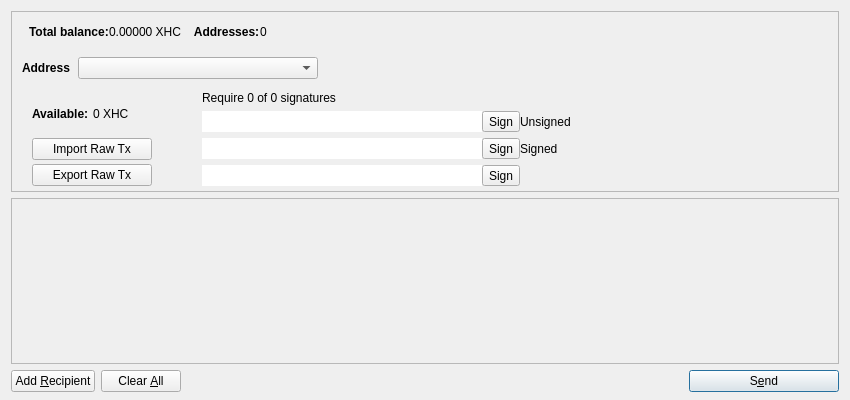
<?xml version="1.0" encoding="UTF-8"?>
<ui version="4.0">
 <class>MultiSigDialog</class>
 <widget class="QDialog" name="MultiSigDialog">
  <property name="geometry">
   <rect>
    <x>0</x>
    <y>0</y>
    <width>850</width>
    <height>400</height>
   </rect>
  </property>
  <property name="windowTitle">
   <string>Send Coins</string>
  </property>
  <layout class="QVBoxLayout" name="verticalLayout" stretch="0,1,0">
   <property name="bottomMargin">
    <number>8</number>
   </property>
   <item>
    <widget class="QFrame" name="frameCoinControl">
     <property name="sizePolicy">
      <sizepolicy hsizetype="Expanding" vsizetype="Expanding">
       <horstretch>0</horstretch>
       <verstretch>0</verstretch>
      </sizepolicy>
     </property>
     <property name="maximumSize">
      <size>
       <width>16777215</width>
       <height>16777215</height>
      </size>
     </property>
     <property name="frameShape">
      <enum>QFrame::StyledPanel</enum>
     </property>
     <property name="frameShadow">
      <enum>QFrame::Sunken</enum>
     </property>
     <layout class="QVBoxLayout" name="verticalLayoutCoinControl2">
      <property name="spacing">
       <number>6</number>
      </property>
      <property name="margin">
       <number>0</number>
      </property>
      <item>
       <layout class="QVBoxLayout" name="verticalLayoutCoinControl" stretch="0,0,0,1">
        <property name="spacing">
         <number>0</number>
        </property>
        <property name="leftMargin">
         <number>10</number>
        </property>
        <property name="topMargin">
         <number>10</number>
        </property>
        <item>
         <layout class="QHBoxLayout" name="horizontalLayoutCoinControl1">
          <property name="bottomMargin">
           <number>15</number>
          </property>
          <item>
           <widget class="QLabel" name="labelMyMultiSig">
            <property name="sizePolicy">
             <sizepolicy hsizetype="Preferred" vsizetype="Maximum">
              <horstretch>0</horstretch>
              <verstretch>0</verstretch>
             </sizepolicy>
            </property>
            <property name="font">
             <font>
              <weight>75</weight>
              <bold>true</bold>
             </font>
            </property>
            <property name="styleSheet">
             <string notr="true">font-weight:bold;</string>
            </property>
            <property name="text">
             <string/>
            </property>
           </widget>
          </item>
          <item>
           <widget class="QLabel" name="label">
            <property name="font">
             <font>
              <weight>75</weight>
              <bold>true</bold>
             </font>
            </property>
            <property name="text">
             <string>Total balance:</string>
            </property>
           </widget>
          </item>
          <item>
           <widget class="QLabel" name="labelBalance">
            <property name="cursor">
             <cursorShape>IBeamCursor</cursorShape>
            </property>
            <property name="text">
             <string>0.00000 XHC</string>
            </property>
            <property name="textInteractionFlags">
             <set>Qt::LinksAccessibleByMouse|Qt::TextSelectableByKeyboard|Qt::TextSelectableByMouse</set>
            </property>
           </widget>
          </item>
          <item>
           <widget class="QLabel" name="labelAddresses">
            <property name="font">
             <font>
              <weight>75</weight>
              <bold>true</bold>
             </font>
            </property>
            <property name="text">
             <string>    Addresses:</string>
            </property>
           </widget>
          </item>
          <item>
           <widget class="QLabel" name="labelAddressesNum">
            <property name="minimumSize">
             <size>
              <width>28</width>
              <height>0</height>
             </size>
            </property>
            <property name="text">
             <string>0</string>
            </property>
           </widget>
          </item>
          <item>
           <spacer name="horizontalSpacer_2">
            <property name="orientation">
             <enum>Qt::Horizontal</enum>
            </property>
            <property name="sizeHint" stdset="0">
             <size>
              <width>40</width>
              <height>20</height>
             </size>
            </property>
           </spacer>
          </item>
         </layout>
        </item>
        <item>
         <layout class="QHBoxLayout" name="horizontalLayoutCoinControl2" stretch="0,0,0">
          <property name="spacing">
           <number>8</number>
          </property>
          <property name="bottomMargin">
           <number>10</number>
          </property>
          <item>
           <widget class="QLabel" name="labelMultiSigAddress">
            <property name="font">
             <font>
              <weight>75</weight>
              <bold>true</bold>
             </font>
            </property>
            <property name="text">
             <string>Address</string>
            </property>
            <property name="margin">
             <number>5</number>
            </property>
           </widget>
          </item>
          <item>
           <widget class="QComboBox" name="comboBoxAddrList">
            <property name="sizePolicy">
             <sizepolicy hsizetype="Fixed" vsizetype="Fixed">
              <horstretch>0</horstretch>
              <verstretch>0</verstretch>
             </sizepolicy>
            </property>
            <property name="minimumSize">
             <size>
              <width>240</width>
              <height>0</height>
             </size>
            </property>
            <property name="sizeIncrement">
             <size>
              <width>0</width>
              <height>0</height>
             </size>
            </property>
            <property name="baseSize">
             <size>
              <width>0</width>
              <height>0</height>
             </size>
            </property>
            <property name="editable">
             <bool>false</bool>
            </property>
            <property name="maxVisibleItems">
             <number>20</number>
            </property>
           </widget>
          </item>
          <item>
           <spacer name="horizontalSpacerCoinControl">
            <property name="orientation">
             <enum>Qt::Horizontal</enum>
            </property>
            <property name="sizeHint" stdset="0">
             <size>
              <width>40</width>
              <height>1</height>
             </size>
            </property>
           </spacer>
          </item>
         </layout>
        </item>
        <item>
         <widget class="QWidget" name="widgetCoinControl" native="true">
          <property name="sizePolicy">
           <sizepolicy hsizetype="Preferred" vsizetype="Preferred">
            <horstretch>0</horstretch>
            <verstretch>0</verstretch>
           </sizepolicy>
          </property>
          <property name="minimumSize">
           <size>
            <width>0</width>
            <height>0</height>
           </size>
          </property>
          <property name="styleSheet">
           <string notr="true"/>
          </property>
          <layout class="QHBoxLayout" name="horizontalLayoutCoinControl5">
           <property name="margin">
            <number>0</number>
           </property>
           <item>
            <layout class="QHBoxLayout" name="horizontalLayoutCoinControl3" stretch="0,0,0">
             <property name="spacing">
              <number>20</number>
             </property>
             <property name="topMargin">
              <number>0</number>
             </property>
             <property name="bottomMargin">
              <number>4</number>
             </property>
             <item>
              <layout class="QVBoxLayout" name="verticalLayout_3">
               <property name="spacing">
                <number>4</number>
               </property>
               <property name="leftMargin">
                <number>10</number>
               </property>
               <property name="topMargin">
                <number>4</number>
               </property>
               <item>
                <layout class="QHBoxLayout" name="horizontalLayout_3">
                 <property name="spacing">
                  <number>1</number>
                 </property>
                 <property name="margin">
                  <number>0</number>
                 </property>
                 <item>
                  <widget class="QLabel" name="labelAvailable">
                   <property name="font">
                    <font>
                     <weight>75</weight>
                     <bold>true</bold>
                    </font>
                   </property>
                   <property name="text">
                    <string>Available: </string>
                   </property>
                  </widget>
                 </item>
                 <item>
                  <widget class="QLabel" name="labelAvailableCoins">
                   <property name="text">
                    <string>0 XHC</string>
                   </property>
                  </widget>
                 </item>
                </layout>
               </item>
               <item>
                <widget class="QPushButton" name="btnImportDraft">
                 <property name="minimumSize">
                  <size>
                   <width>120</width>
                   <height>0</height>
                  </size>
                 </property>
                 <property name="toolTip">
                  <string>Import draft transaction with other's signature</string>
                 </property>
                 <property name="text">
                  <string>Import Raw Tx</string>
                 </property>
                 <property name="icon">
                  <iconset resource="../bitcoin.qrc">
                   <normaloff>:/icons/editpaste</normaloff>:/icons/editpaste</iconset>
                 </property>
                </widget>
               </item>
               <item>
                <widget class="QPushButton" name="btnExportDraft">
                 <property name="minimumSize">
                  <size>
                   <width>120</width>
                   <height>0</height>
                  </size>
                 </property>
                 <property name="toolTip">
                  <string>Export draft transaction with my signature</string>
                 </property>
                 <property name="text">
                  <string>Export Raw Tx</string>
                 </property>
                 <property name="icon">
                  <iconset resource="../bitcoin.qrc">
                   <normaloff>:/icons/editcopy</normaloff>:/icons/editcopy</iconset>
                 </property>
                </widget>
               </item>
              </layout>
             </item>
             <item>
              <layout class="QVBoxLayout" name="verticalLayout_4">
               <property name="spacing">
                <number>6</number>
               </property>
               <property name="leftMargin">
                <number>30</number>
               </property>
               <property name="topMargin">
                <number>2</number>
               </property>
               <property name="rightMargin">
                <number>1</number>
               </property>
               <property name="bottomMargin">
                <number>0</number>
               </property>
               <item>
                <widget class="QLabel" name="labelRequire">
                 <property name="text">
                  <string>Require 0 of 0 signatures</string>
                 </property>
                </widget>
               </item>
               <item>
                <layout class="QHBoxLayout" name="horizontalLayout_4">
                 <property name="spacing">
                  <number>0</number>
                 </property>
                 <item>
                  <widget class="QLineEdit" name="labelRequireAddr0">
                   <property name="sizePolicy">
                    <sizepolicy hsizetype="Fixed" vsizetype="Preferred">
                     <horstretch>0</horstretch>
                     <verstretch>0</verstretch>
                    </sizepolicy>
                   </property>
                   <property name="minimumSize">
                    <size>
                     <width>280</width>
                     <height>0</height>
                    </size>
                   </property>
                   <property name="frame">
                    <bool>false</bool>
                   </property>
                   <property name="readOnly">
                    <bool>true</bool>
                   </property>
                  </widget>
                 </item>
                 <item>
                  <widget class="QToolButton" name="btnSign0">
                   <property name="text">
                    <string>Sign</string>
                   </property>
                   <property name="icon">
                    <iconset resource="../bitcoin.qrc">
                     <normaloff>:/icons/key</normaloff>:/icons/key</iconset>
                   </property>
                   <property name="toolButtonStyle">
                    <enum>Qt::ToolButtonTextBesideIcon</enum>
                   </property>
                  </widget>
                 </item>
                 <item>
                  <widget class="QLabel" name="labelIsSign0">
                   <property name="text">
                    <string>Unsigned</string>
                   </property>
                  </widget>
                 </item>
                 <item>
                  <spacer name="horizontalSpacer_4">
                   <property name="orientation">
                    <enum>Qt::Horizontal</enum>
                   </property>
                   <property name="sizeHint" stdset="0">
                    <size>
                     <width>40</width>
                     <height>20</height>
                    </size>
                   </property>
                  </spacer>
                 </item>
                </layout>
               </item>
               <item>
                <layout class="QHBoxLayout" name="horizontalLayout_5">
                 <property name="spacing">
                  <number>0</number>
                 </property>
                 <item>
                  <widget class="QLineEdit" name="labelRequireAddr1">
                   <property name="sizePolicy">
                    <sizepolicy hsizetype="Fixed" vsizetype="Preferred">
                     <horstretch>0</horstretch>
                     <verstretch>0</verstretch>
                    </sizepolicy>
                   </property>
                   <property name="minimumSize">
                    <size>
                     <width>280</width>
                     <height>0</height>
                    </size>
                   </property>
                   <property name="frame">
                    <bool>false</bool>
                   </property>
                   <property name="readOnly">
                    <bool>true</bool>
                   </property>
                  </widget>
                 </item>
                 <item>
                  <widget class="QToolButton" name="btnSign1">
                   <property name="text">
                    <string>Sign</string>
                   </property>
                   <property name="icon">
                    <iconset resource="../bitcoin.qrc">
                     <normaloff>:/icons/key</normaloff>:/icons/key</iconset>
                   </property>
                   <property name="toolButtonStyle">
                    <enum>Qt::ToolButtonTextBesideIcon</enum>
                   </property>
                  </widget>
                 </item>
                 <item>
                  <widget class="QLabel" name="labelIsSign1">
                   <property name="text">
                    <string>Signed</string>
                   </property>
                  </widget>
                 </item>
                 <item>
                  <spacer name="horizontalSpacer_5">
                   <property name="orientation">
                    <enum>Qt::Horizontal</enum>
                   </property>
                   <property name="sizeHint" stdset="0">
                    <size>
                     <width>40</width>
                     <height>20</height>
                    </size>
                   </property>
                  </spacer>
                 </item>
                </layout>
               </item>
               <item>
                <layout class="QHBoxLayout" name="horizontalLayout_6">
                 <property name="spacing">
                  <number>0</number>
                 </property>
                 <item>
                  <widget class="QLineEdit" name="labelRequireAddr2">
                   <property name="sizePolicy">
                    <sizepolicy hsizetype="Fixed" vsizetype="Preferred">
                     <horstretch>0</horstretch>
                     <verstretch>0</verstretch>
                    </sizepolicy>
                   </property>
                   <property name="minimumSize">
                    <size>
                     <width>280</width>
                     <height>0</height>
                    </size>
                   </property>
                   <property name="frame">
                    <bool>false</bool>
                   </property>
                   <property name="readOnly">
                    <bool>true</bool>
                   </property>
                  </widget>
                 </item>
                 <item>
                  <widget class="QToolButton" name="btnSign2">
                   <property name="text">
                    <string>Sign</string>
                   </property>
                   <property name="icon">
                    <iconset resource="../bitcoin.qrc">
                     <normaloff>:/icons/key</normaloff>:/icons/key</iconset>
                   </property>
                   <property name="toolButtonStyle">
                    <enum>Qt::ToolButtonTextBesideIcon</enum>
                   </property>
                  </widget>
                 </item>
                 <item>
                  <widget class="QLabel" name="labelIsSign2">
                   <property name="text">
                    <string/>
                   </property>
                  </widget>
                 </item>
                 <item>
                  <spacer name="horizontalSpacer_6">
                   <property name="orientation">
                    <enum>Qt::Horizontal</enum>
                   </property>
                   <property name="sizeHint" stdset="0">
                    <size>
                     <width>40</width>
                     <height>20</height>
                    </size>
                   </property>
                  </spacer>
                 </item>
                </layout>
               </item>
              </layout>
             </item>
             <item>
              <spacer name="horizontalSpacer_3">
               <property name="orientation">
                <enum>Qt::Horizontal</enum>
               </property>
               <property name="sizeHint" stdset="0">
                <size>
                 <width>40</width>
                 <height>20</height>
                </size>
               </property>
              </spacer>
             </item>
            </layout>
           </item>
          </layout>
         </widget>
        </item>
        <item>
         <spacer name="verticalSpacerCoinControl">
          <property name="orientation">
           <enum>Qt::Vertical</enum>
          </property>
          <property name="sizeHint" stdset="0">
           <size>
            <width>800</width>
            <height>1</height>
           </size>
          </property>
         </spacer>
        </item>
       </layout>
      </item>
     </layout>
    </widget>
   </item>
   <item>
    <widget class="QScrollArea" name="scrollArea">
     <property name="widgetResizable">
      <bool>true</bool>
     </property>
     <widget class="QWidget" name="scrollAreaWidgetContents">
      <property name="geometry">
       <rect>
        <x>0</x>
        <y>0</y>
        <width>830</width>
        <height>150</height>
       </rect>
      </property>
      <layout class="QVBoxLayout" name="verticalLayout_2">
       <property name="margin">
        <number>0</number>
       </property>
       <item>
        <layout class="QVBoxLayout" name="entries">
         <property name="spacing">
          <number>6</number>
         </property>
        </layout>
       </item>
       <item>
        <spacer name="verticalSpacer">
         <property name="orientation">
          <enum>Qt::Vertical</enum>
         </property>
         <property name="sizeHint" stdset="0">
          <size>
           <width>20</width>
           <height>40</height>
          </size>
         </property>
        </spacer>
       </item>
      </layout>
     </widget>
    </widget>
   </item>
   <item>
    <layout class="QHBoxLayout" name="horizontalLayout">
     <item>
      <widget class="QPushButton" name="addButton">
       <property name="toolTip">
        <string>Send to multiple recipients at once</string>
       </property>
       <property name="text">
        <string>Add &amp;Recipient</string>
       </property>
       <property name="icon">
        <iconset resource="../bitcoin.qrc">
         <normaloff>:/icons/add</normaloff>:/icons/add</iconset>
       </property>
       <property name="autoDefault">
        <bool>false</bool>
       </property>
      </widget>
     </item>
     <item>
      <widget class="QPushButton" name="clearButton">
       <property name="sizePolicy">
        <sizepolicy hsizetype="Minimum" vsizetype="Fixed">
         <horstretch>0</horstretch>
         <verstretch>0</verstretch>
        </sizepolicy>
       </property>
       <property name="toolTip">
        <string>Remove all transaction fields</string>
       </property>
       <property name="text">
        <string>Clear &amp;All</string>
       </property>
       <property name="icon">
        <iconset resource="../bitcoin.qrc">
         <normaloff>:/icons/remove</normaloff>:/icons/remove</iconset>
       </property>
       <property name="autoRepeatDelay">
        <number>300</number>
       </property>
       <property name="autoDefault">
        <bool>false</bool>
       </property>
      </widget>
     </item>
     <item>
      <layout class="QHBoxLayout" name="horizontalLayout_2">
       <property name="spacing">
        <number>3</number>
       </property>
      </layout>
     </item>
     <item>
      <spacer name="horizontalSpacer">
       <property name="orientation">
        <enum>Qt::Horizontal</enum>
       </property>
       <property name="sizeHint" stdset="0">
        <size>
         <width>40</width>
         <height>20</height>
        </size>
       </property>
      </spacer>
     </item>
     <item>
      <widget class="QPushButton" name="sendButton">
       <property name="minimumSize">
        <size>
         <width>150</width>
         <height>0</height>
        </size>
       </property>
       <property name="toolTip">
        <string>Confirm the send action</string>
       </property>
       <property name="text">
        <string>S&amp;end</string>
       </property>
       <property name="icon">
        <iconset resource="../bitcoin.qrc">
         <normaloff>:/icons/send</normaloff>:/icons/send</iconset>
       </property>
       <property name="default">
        <bool>true</bool>
       </property>
      </widget>
     </item>
    </layout>
   </item>
  </layout>
 </widget>
 <resources>
  <include location="../bitcoin.qrc"/>
 </resources>
 <connections/>
</ui>
